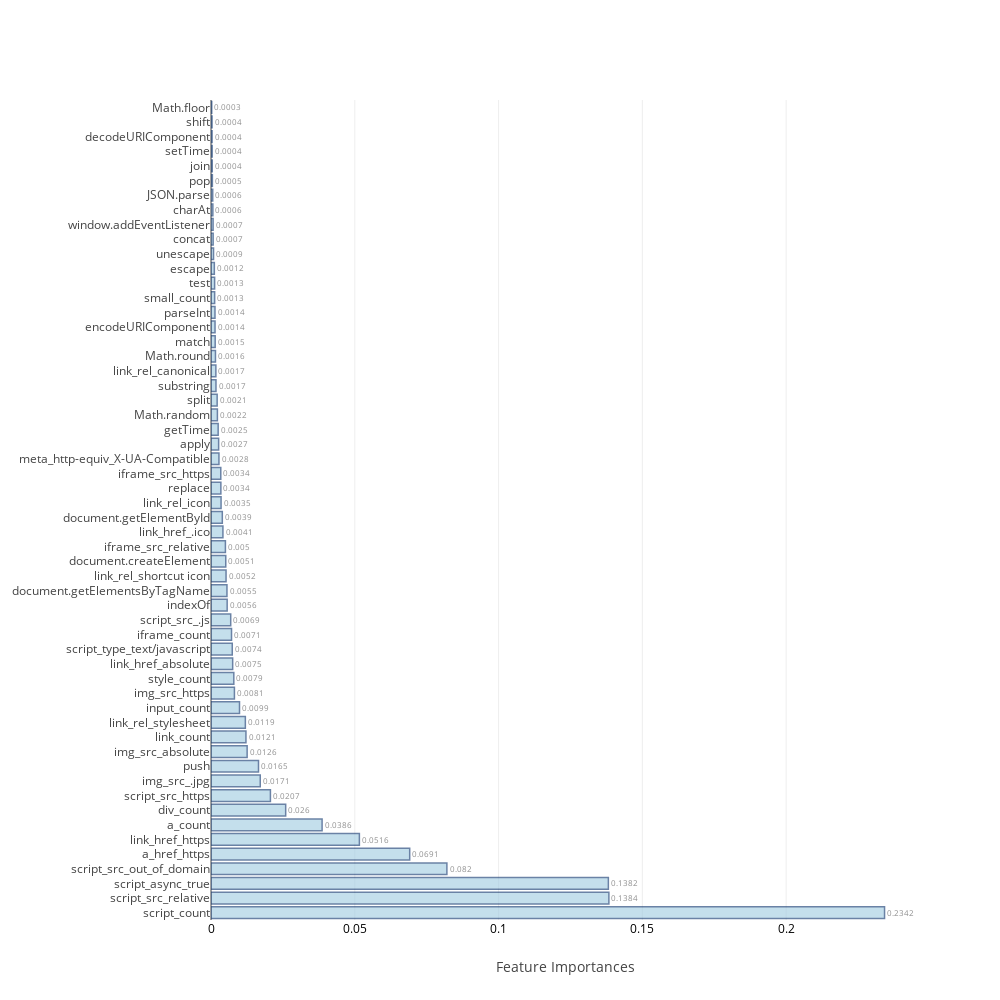
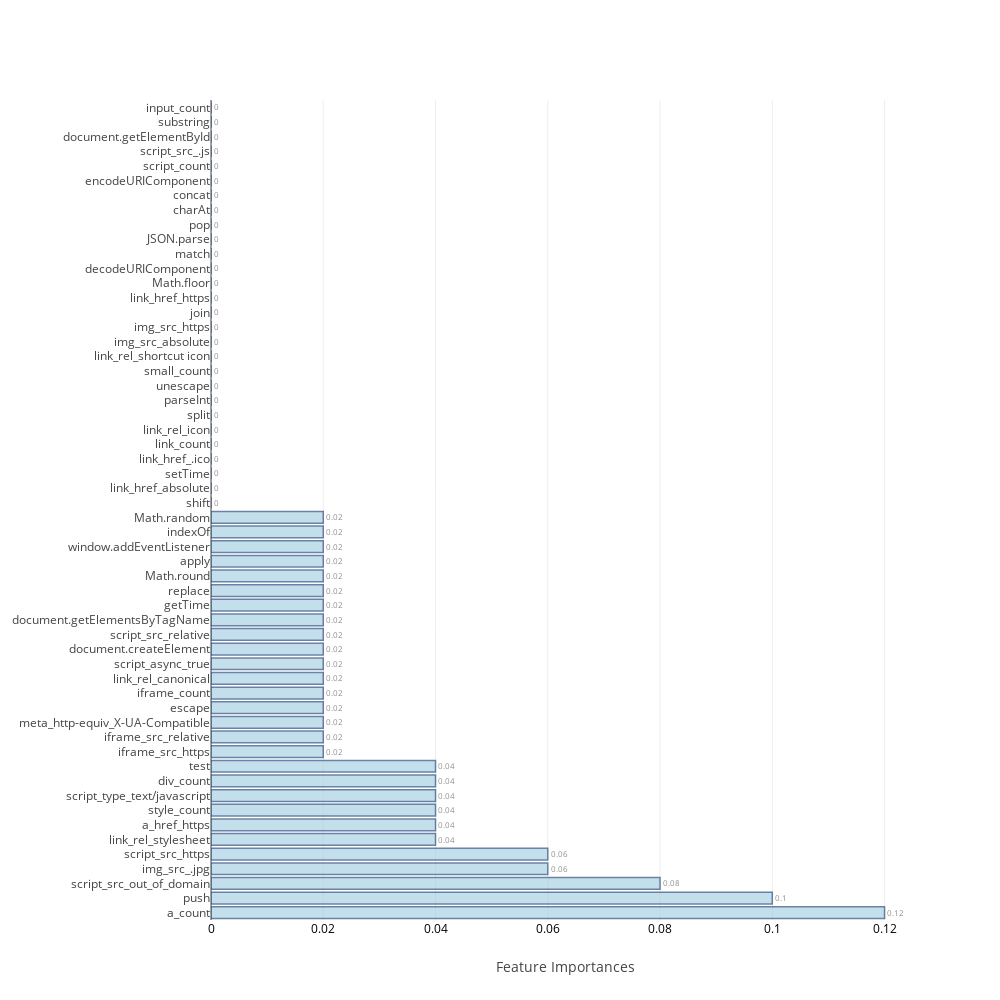

Source (notebook cell) for these figures, in order:
### Code cell
feat_imp=[None]*4
j=0
for i in range(0,8):
    if i>=2 and i<=5:
        model,cm_train,cm_test,acc_train,acc_test,roc_auc,feat_imp[j],mcc=f[i](X_train,Y_train,scaled_X_test,test_Y,columns)
        j=j+1
    else:
        model,cm_train,cm_test,acc_train,acc_test,roc_auc,mcc=f[i](X_train,Y_train,scaled_X_test,test_Y)
    table_80_80_train.loc[i]=   ([acc_train,cm_train.TP,cm_train.TN,cm_train.FP,cm_train.FN,cm_train.FPR,cm_train.FNR])
    table_80_80_test.loc[i] =   ([acc_test ,cm_test.TP, cm_test.TN, cm_test.FP, cm_test.FN, cm_test.FPR, cm_test.FNR,roc_auc,mcc])
    print("\n")

### Figure 1 — Plotly figure (JSON) as saved in the notebook; plotly's stock layout.template omitted (floating-point values rounded to 4 significant figures)
{"data": [{"marker": {"color": "rgb(158,202,225)", "line": {"color": "rgb(8,48,107)", "width": 1.5}}, "opacity": 0.6, "orientation": "h", "text": [0.2342, 0.1384, 0.1382, 0.082, 0.0691, 0.0516, 0.0386, 0.026, 0.0207, 0.0171, 0.0165, 0.0126, 0.0121, 0.0119, 0.0099, 0.0081, 0.0079, 0.0075, 0.0074, 0.0071, 0.0069, 0.0056, 0.0055, 0.0052, 0.0051, 0.005, 0.0041, 0.0039, 0.0035, 0.0034, 0.0034, 0.0028, 0.0027, 0.0025, 0.0022, 0.0021, 0.0017, 0.0017, 0.0016, 0.0015, 0.0014, 0.0014, 0.0013, 0.0013, 0.0012, 0.0009, 0.0007, 0.0007, 0.0006, 0.0006, 0.0005, 0.0004, 0.0004, 0.0004, 0.0004, 0.0003], "textposition": "outside", "type": "bar", "uid": "03b23150-b878-4630-9c05-af4edad1294c", "x": [0.2342, 0.1384, 0.1382, 0.08203, 0.06909, 0.0516, 0.03863, 0.02597, 0.02066, 0.01713, 0.01652, 0.01256, 0.01215, 0.01195, 0.009915, 0.008146, 0.007933, 0.007535, 0.007393, 0.007139, 0.006855, 0.00562, 0.005548, 0.00523, 0.005133, 0.005011, 0.004145, 0.003933, 0.003498, 0.003428, 0.0034, 0.002761, 0.002653, 0.002491, 0.002225, 0.002138, 0.001729, 0.001689, 0.001552, 0.001453, 0.0014, 0.001385, 0.001271, 0.001259, 0.001158, 0.000884, 0.0007471, 0.000727, 0.0006417, 0.0005982, 0.0004773, 0.0004456, 0.0004076, 0.0003755, 0.0003647, 0.0002589], "y": ["script_count", "script_src_relative", "script_async_true", "script_src_out_of_domain", "a_href_https", "link_href_https", "a_count", "div_count", "script_src_https", "img_src_.jpg", "push", "img_src_absolute", "link_count", "link_rel_stylesheet", "input_count", "img_src_https", "style_count", "link_href_absolute", "script_type_text/javascript", "iframe_count", "script_src_.js", "indexOf", "document.getElementsByTagName", "link_rel_shortcut icon", "document.createElement", "iframe_src_relative", "link_href_.ico", "document.getElementById", "link_rel_icon", "replace", "iframe_src_https", "meta_http-equiv_X-UA-Compatible", "apply", "getTime", "Math.random", "split", "substring", "link_rel_canonical", "Math.round", "match", "encodeURIComponent", "parseInt", "small_count", "test", "escape", "unescape", "concat", "window.addEventListener", "charAt", "JSON.parse", "pop", "join", "setTime", "decodeURIComponent", "shift", "Math.floor"]}], "layout": {"autosize": false, "height": 1000, "width": 1000, "xaxis": {"tickfont": {"color": "black", "size": 12}, "title": "Feature Importances"}, "yaxis": {"automargin": true}}}

### Figure 2 — Plotly figure (JSON) as saved in the notebook; plotly's stock layout.template omitted (floating-point values rounded to 4 significant figures)
{"data": [{"marker": {"color": "rgb(158,202,225)", "line": {"color": "rgb(8,48,107)", "width": 1.5}}, "opacity": 0.6, "orientation": "h", "text": [0.12, 0.1, 0.08, 0.06, 0.06, 0.04, 0.04, 0.04, 0.04, 0.04, 0.04, 0.02, 0.02, 0.02, 0.02, 0.02, 0.02, 0.02, 0.02, 0.02, 0.02, 0.02, 0.02, 0.02, 0.02, 0.02, 0.02, 0.02, 0, 0, 0, 0, 0, 0, 0, 0, 0, 0, 0, 0, 0, 0, 0, 0, 0, 0, 0, 0, 0, 0, 0, 0, 0, 0, 0, 0], "textposition": "outside", "type": "bar", "uid": "c54d42db-c3e7-4a11-943b-79bfbe1ba69d", "x": [0.12, 0.1, 0.08, 0.06, 0.06, 0.04, 0.04, 0.04, 0.04, 0.04, 0.04, 0.02, 0.02, 0.02, 0.02, 0.02, 0.02, 0.02, 0.02, 0.02, 0.02, 0.02, 0.02, 0.02, 0.02, 0.02, 0.02, 0.02, 0, 0, 0, 0, 0, 0, 0, 0, 0, 0, 0, 0, 0, 0, 0, 0, 0, 0, 0, 0, 0, 0, 0, 0, 0, 0, 0, 0], "y": ["a_count", "push", "script_src_out_of_domain", "img_src_.jpg", "script_src_https", "link_rel_stylesheet", "a_href_https", "style_count", "script_type_text/javascript", "div_count", "test", "iframe_src_https", "iframe_src_relative", "meta_http-equiv_X-UA-Compatible", "escape", "iframe_count", "link_rel_canonical", "script_async_true", "document.createElement", "script_src_relative", "document.getElementsByTagName", "getTime", "replace", "Math.round", "apply", "window.addEventListener", "indexOf", "Math.random", "shift", "link_href_absolute", "setTime", "link_href_.ico", "link_count", "link_rel_icon", "split", "parseInt", "unescape", "small_count", "link_rel_shortcut icon", "img_src_absolute", "img_src_https", "join", "link_href_https", "Math.floor", "decodeURIComponent", "match", "JSON.parse", "pop", "charAt", "concat", "encodeURIComponent", "script_count", "script_src_.js", "document.getElementById", "substring", "input_count"]}], "layout": {"autosize": false, "height": 1000, "width": 1000, "xaxis": {"tickfont": {"color": "black", "size": 12}, "title": "Feature Importances"}, "yaxis": {"automargin": true}}}
